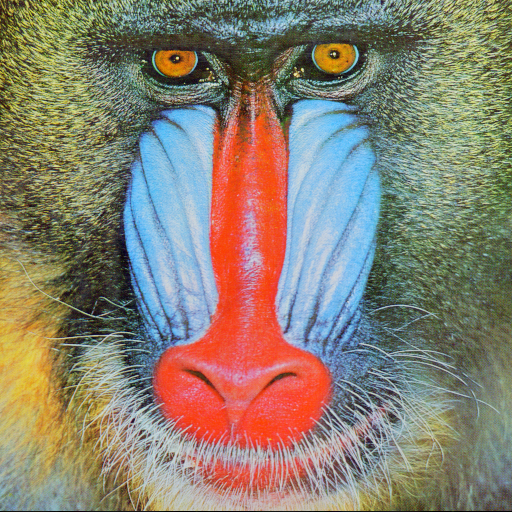
#> input picture images/baboon.png, 512 x 512 px, given in place of lenna.png, which was not available
$ python geometricops_opencv.py
#> lines starting #> are read from the running program, lines starting #| are printed output that depends on the picture; pictures that were not available may be replaced by others from this repository, and a replacement may not be noted
import matplotlib.pyplot as plt
import cv2
import numpy as np

def plot_image(image_1, image_2,title_1="Orignal",title_2="New Image"):
    plt.figure(figsize=(10,10))
    plt.subplot(1, 2, 1)
    plt.imshow(image_1,cmap="gray")
    plt.title(title_1)
    plt.subplot(1, 2, 2)
    plt.imshow(image_2,cmap="gray")
    plt.title(title_2)
    plt.show()

toy_image = np.zeros((6,6))
toy_image[1:5,1:5]=255
toy_image[2:4,2:4]=0
plt.imshow(toy_image,cmap='gray')
plt.show()
toy_image

new_toy = cv2.resize(toy_image,None,fx=2, fy=1, interpolation = cv2.INTER_NEAREST )
plt.imshow(new_toy,cmap='gray')
plt.show()

image = cv2.imread("images/lenna.png")
#> image is the input picture: shape (512, 512, 3); mean B, G, R 113.1, 128.9, 137.4
plt.imshow(cv2.cvtColor(image, cv2.COLOR_BGR2RGB))
plt.show()

new_image = cv2.resize(image, None, fx=2, fy=1, interpolation=cv2.INTER_CUBIC)
plt.imshow(cv2.cvtColor(new_image, cv2.COLOR_BGR2RGB))
plt.show()
print("old image shape:", image.shape, "new image shape:", new_image.shape)
#| old image shape: (512, 512, 3) new image shape: (512, 1024, 3)

new_image = cv2.resize(image, None, fx=1, fy=2, interpolation=cv2.INTER_CUBIC)
#> new_image: shape (1024, 512, 3)
plt.imshow(cv2.cvtColor(new_image, cv2.COLOR_BGR2RGB))
plt.show()
print("old image shape:", image.shape, "new image shape:", new_image.shape)
#| old image shape: (512, 512, 3) new image shape: (1024, 512, 3)


new_image = cv2.resize(image, None, fx=2, fy=2, interpolation=cv2.INTER_CUBIC)
#> new_image: shape (1024, 1024, 3)
plt.imshow(cv2.cvtColor(new_image, cv2.COLOR_BGR2RGB))
plt.show()
print("old image shape:", image.shape, "new image shape:", new_image.shape)
#| old image shape: (512, 512, 3) new image shape: (1024, 1024, 3)

new_image = cv2.resize(image, None, fx=1, fy=0.5, interpolation=cv2.INTER_CUBIC)
#> new_image: shape (256, 512, 3)
plt.imshow(cv2.cvtColor(new_image, cv2.COLOR_BGR2RGB))
plt.show()
print("old image shape:", image.shape, "new image shape:", new_image.shape)
#| old image shape: (512, 512, 3) new image shape: (256, 512, 3)

rows = 100
cols = 200

new_image = cv2.resize(image, (100, 200), interpolation=cv2.INTER_CUBIC)
#> new_image: shape (200, 100, 3)
plt.imshow(cv2.cvtColor(new_image, cv2.COLOR_BGR2RGB))
plt.show()
print("old image shape:", image.shape, "new image shape:", new_image.shape)
#| old image shape: (512, 512, 3) new image shape: (200, 100, 3)

tx = 100
ty = 0
M = np.float32([[1, 0, tx], [0, 1, ty]])

rows, cols, _ = image.shape
#> rows = 512; cols = 512
new_image = cv2.warpAffine(image, M, (cols, rows))
#> new_image: shape (512, 512, 3)
plt.imshow(cv2.cvtColor(new_image, cv2.COLOR_BGR2RGB))
plt.show()

new_image = cv2.warpAffine(image, M, (cols + tx, rows + ty))
#> new_image: shape (512, 612, 3)
plt.imshow(cv2.cvtColor(new_image, cv2.COLOR_BGR2RGB))
plt.show()

tx = 0
ty = 50
M = np.float32([[1, 0, tx], [0, 1, ty]])
new_iamge = cv2.warpAffine(image, M, (cols + tx, rows + ty))
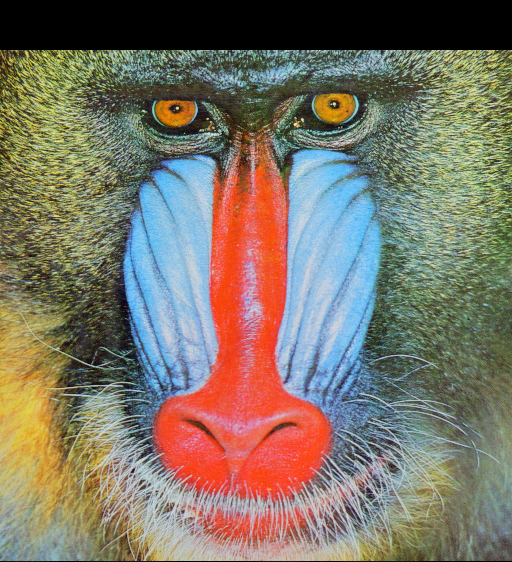
#> new_iamge: shape (562, 512, 3); mean B, G, R 103.1, 117.4, 125.2
plt.imshow(cv2.cvtColor(new_iamge, cv2.COLOR_BGR2RGB))
plt.show()


theta = 45.0
M = cv2.getRotationMatrix2D(center=(3, 3), angle=theta, scale=1)
new_toy_image = cv2.warpAffine(toy_image, M, (6, 6))
plot_image(toy_image, new_toy_image, title_1="Orignal", title_2="rotated image")
#> in plot_image, `plt.show()`:
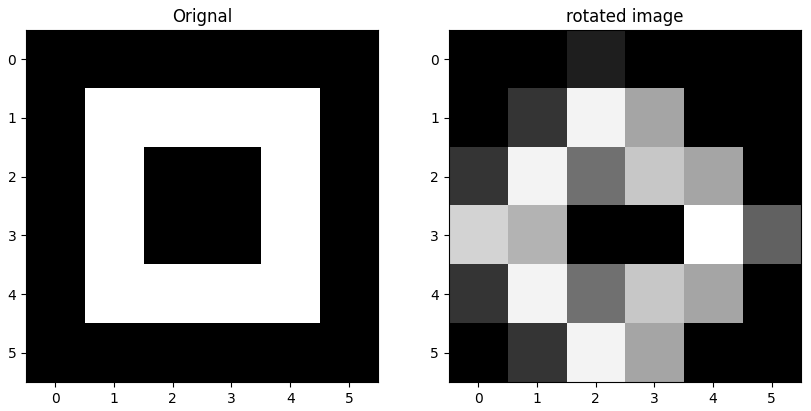
#> figure drawn by matplotlib, 2 panels
new_toy_image
cols, rows, _ = image.shape
M = cv2.getRotationMatrix2D(center=(cols // 2 - 1, rows // 2 - 1), angle=theta, scale=1)
new_image = cv2.warpAffine(image, M, (cols, rows))
#> new_image: shape (512, 512, 3)
plt.imshow(cv2.cvtColor(new_image, cv2.COLOR_BGR2RGB))
plt.show()

new_image = image + 20

plt.imshow(cv2.cvtColor(new_image, cv2.COLOR_BGR2RGB))
plt.show()

new_image = 10 * image
plt.imshow(cv2.cvtColor(new_image, cv2.COLOR_BGR2RGB))
plt.show()

Noise = np.random.normal(0, 20, (rows, cols, 3)).astype(np.uint8)
Noise.shape

new_image = image + Noise

plt.imshow(cv2.cvtColor(new_image, cv2.COLOR_BGR2RGB))
plt.show()

new_image = image*Noise
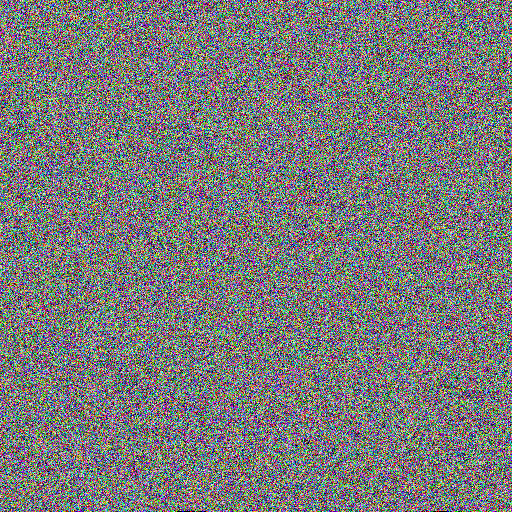
#> new_image: shape (512, 512, 3); mean B, G, R 121.8, 121.8, 121.6

plt.imshow(cv2.cvtColor(new_image, cv2.COLOR_BGR2RGB))
plt.show()

#matrix operations
im_gray = cv2.imread('barbara.png', cv2.IMREAD_GRAYSCALE)
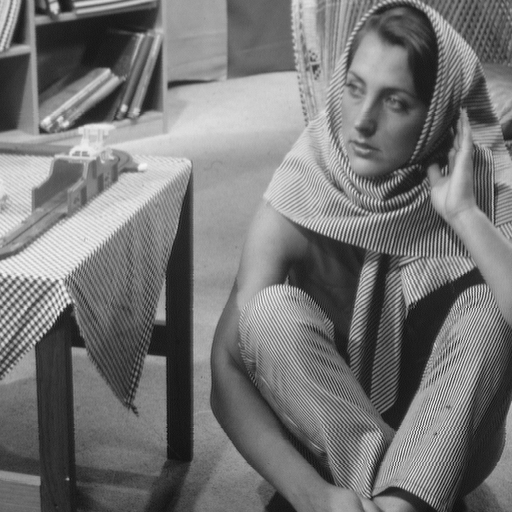
#> input picture images/barbara.png, 512 x 512 px, found by its file name
#> im_gray is the input picture: shape (512, 512); min 12, max 246, mean 117.4
im_gray.shape

plt.imshow(im_gray,cmap='gray')
plt.show()

U, s, V = np.linalg.svd(im_gray , full_matrices=True)
#> s = 512 values, max 61863.9 at index 0, min 0.0641 at index 511, mean 535

s.shape
S = np.zeros((im_gray.shape[0], im_gray.shape[1]))
S[:image.shape[0], :image.shape[0]] = np.diag(s)
plot_image(U, V, title_1="Matrix U ", title_2="matrix  V")
plt.imshow(S,cmap='gray')
plt.show()
B = S.dot(V)
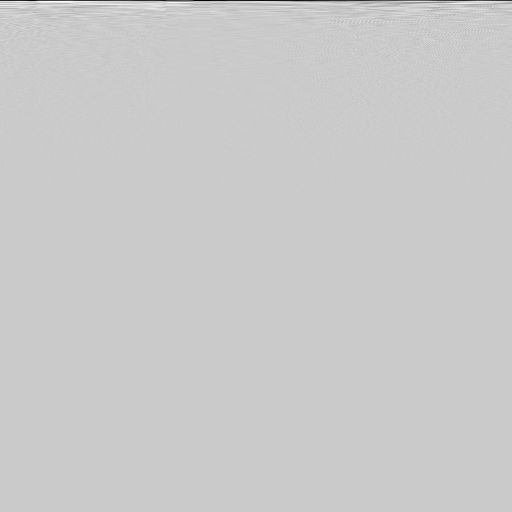
#> B: shape (512, 512) float64; min -3551.5, max 921.8, mean -5.3; drawn with min black and max white
plt.imshow(B,cmap='gray')
plt.show()

A = U.dot(B)
plt.imshow(A,cmap='gray')
plt.show()

for n_component in [1,10,100,200, 500]:
    S_new = S[:, :n_component]
    V_new = V[:n_component, :]
    A = U.dot(S_new.dot(V_new))
    plt.imshow(A,cmap='gray')
    plt.title("Number of Components:"+str(n_component))
    plt.show()
#> this loop made 5 passes
#> pass 1, `A = U.dot(S_new.dot(V_new))`:
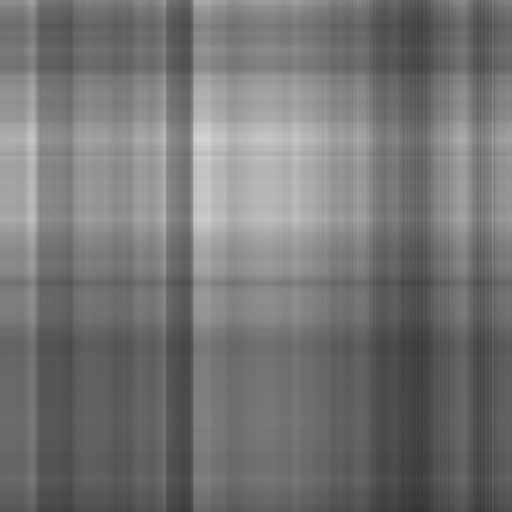
#> A: shape (512, 512) float64; min 52.64, max 212.3, mean 117.3
#> after the loop:
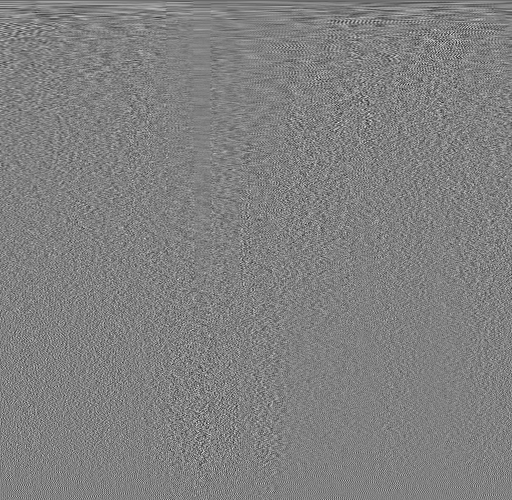
#> V_new: shape (500, 512) float64; min -0.286, max 0.28, mean -9.7e-05; drawn with min black and max white
